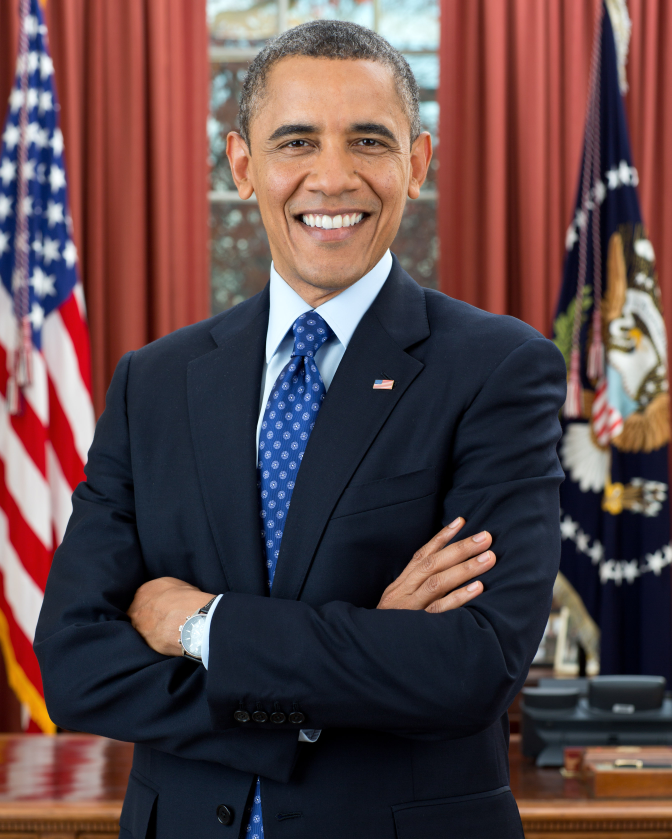
#> input picture test_images/Obama.jpg, 2687 x 3356 px (shown at 1/4 size)
$ jupyter execute --allow-errors personality_celebrity_DL_CNN.ipynb
#> lines starting #> are read from the running program, lines starting #| are printed output that depends on the picture; after the words box and inside, x2 and y2 are one past the last pixel; in counts of white or black regions, pixels touching at a corner belong together
[cell 1]
import tensorflow as tf
from tensorflow.keras import models, layers
import matplotlib.pyplot as plt
import cv2

### 1- Data Preprocessing

[cell 2]
# Read one image with opencv
img=cv2.imread("./test_images/Obama.jpg")
#> img is the input picture: shape (3356, 2687, 3); mean B, G, R 71.7, 70, 92.5
plt.imshow(img)

[cell 3]
# convert this image into grayscale
gray = cv2.cvtColor(img,cv2.COLOR_BGR2GRAY)
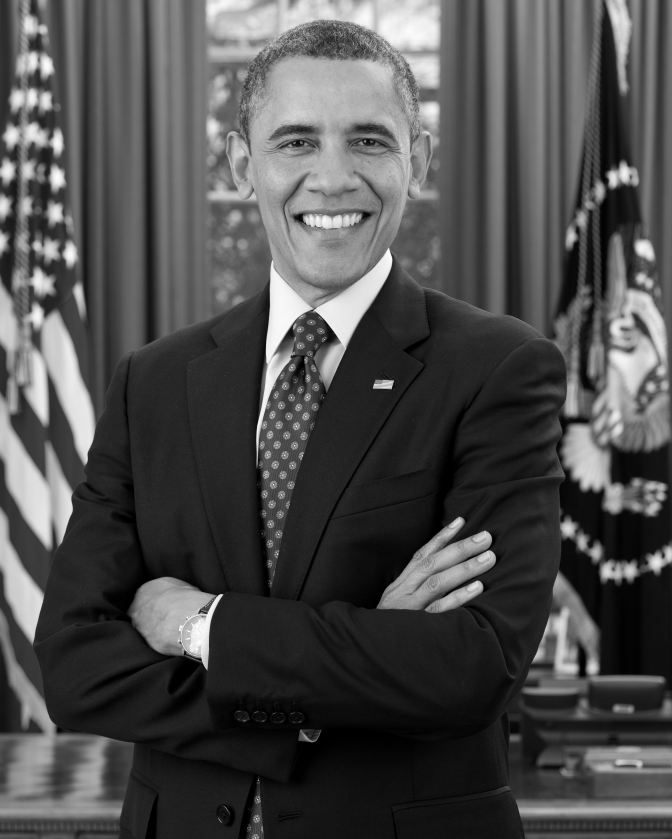
#> gray: shape (3356, 2687) (shown at 1/4 size); min 0, max 255, mean 76.9
plt.imshow(gray, cmap='gray')

[cell 4]
gray.shape
#> Out = (3356, 2687)

[cell 5]
#detect face and eyes using Haar Cascade Classifier
face_cascade= cv2.CascadeClassifier('./opencv/haarcascades/haarcascade_frontalface_default.xml')
eye_cascade=cv2.CascadeClassifier('./opencv/haarcascades/haarcascade_eye.xml')
faces= face_cascade.detectMultiScale(gray, 1.5, 5)
#> faces = [[889, 188, 923, 923]]
faces  #this var return the x, y, width and heigh of the gray image
#> Out = [[889, 188, 923, 923]]

[cell 6]
#show values of X, y, width and heigh
[x, y, w, h]= faces[0]
#> x = 889; y = 188; w = 923; h = 923
x, y, w, h
#> Out = (889, 188, 923, 923)

[cell 7]
# draw a rectangle and put the cropped face in it
face_img = cv2.rectangle(img, (x, y), (x+w, y+h), (255, 0, 0), 2)
plt.imshow(face_img)

[cell 8]
# detect face and eyes
cv2.destroyAllWindows()
for (x,y,w,h) in faces:
    face_img = cv2.rectangle(img,(x,y),(x+w,y+h),(255,0,0),1)
    roi_gray = gray[y:y+h, x:x+w]
    roi_color = face_img[y:y+h, x:x+w]
    eyes = eye_cascade.detectMultiScale(roi_gray)
    for (ex,ey,ew,eh) in eyes:
        cv2.rectangle(roi_color,(ex,ey),(ex+ew,ey+eh),(255,0,0),2)
#> this loop made 1 pass
#> pass 1, `roi_gray = gray[y:y+h, x:x+w]`:
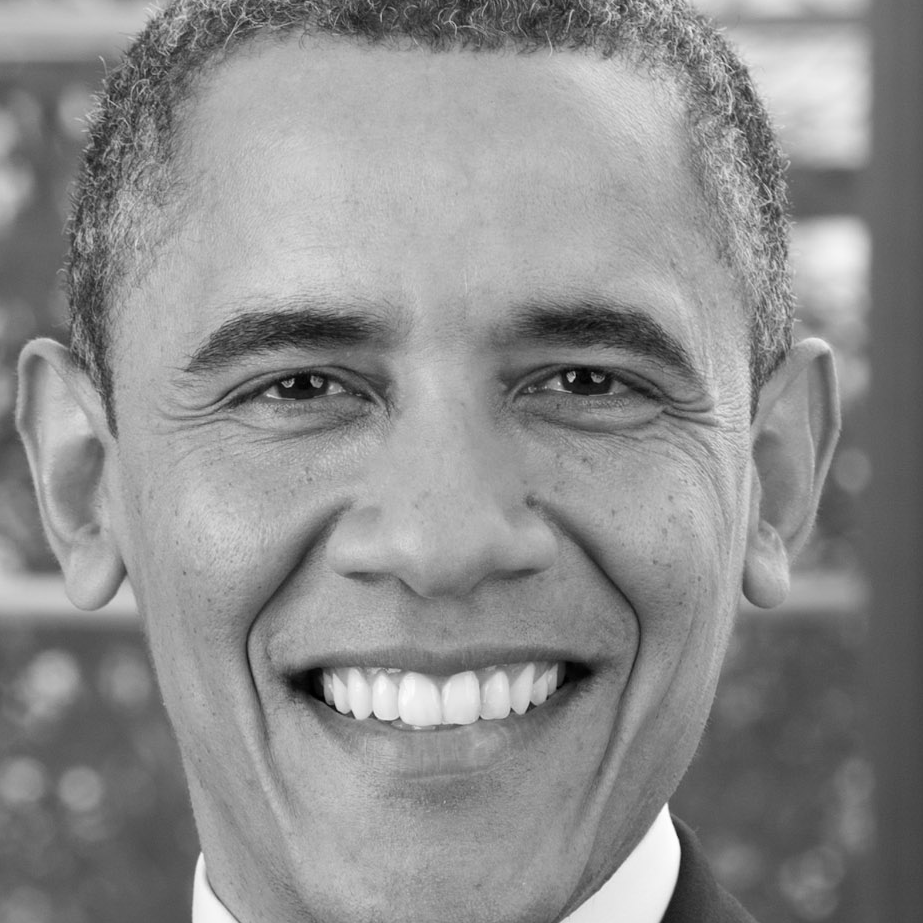
#> roi_gray: shape (923, 923); min 0, max 254, mean 140.9
#> pass 1, `roi_color = face_img[y:y+h, x:x+w]`:
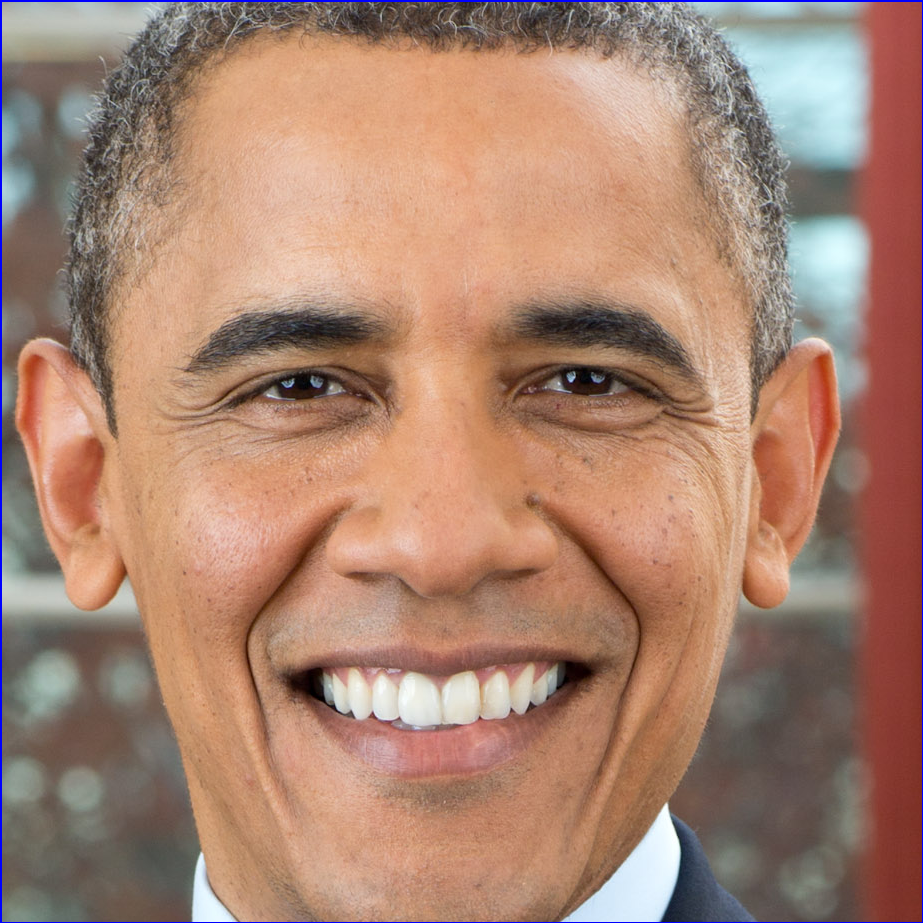
#> roi_color: shape (923, 923, 3); mean B, G, R 113.1, 131.3, 168.3
#> after the loop:
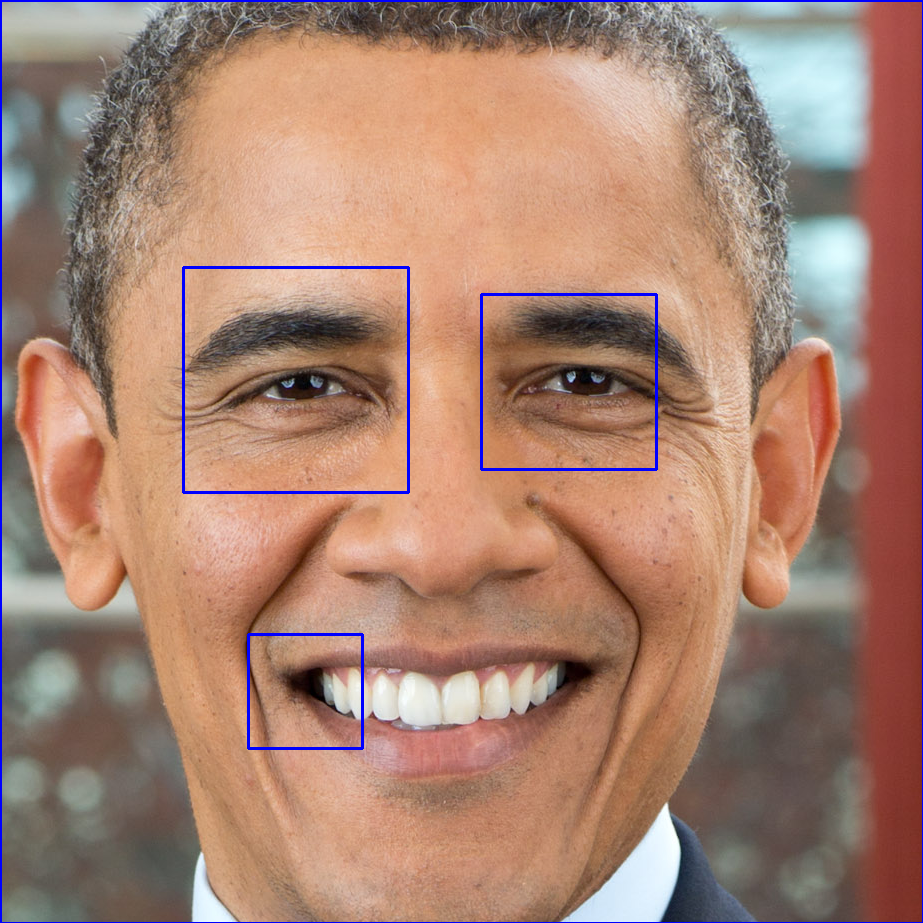
#> roi_color: shape (923, 923, 3); 0.72% of pixels changed, all inside (x1, y1, x2, y2) = (182, 266, 658, 750)


plt.figure()
plt.imshow(face_img, cmap='gray')
plt.show()

[cell 9]
plt.imshow(roi_gray, cmap='gray')

[cell 10]
def get_cropped_img_2_eyes(image_path):
    img = cv2.imread(image_path)

    if img is None:
        print("Failed to read the image:", image_path)
        return None

    gray = cv2.cvtColor(img, cv2.COLOR_BGR2GRAY)

    if gray is None:
        print("Failed to convert image to grayscale:", image_path)
        return None

    # Rest of your code...
    faces= face_cascade.detectMultiScale(gray, 1.5, 3)
    for x, y, w, h in faces:
        roi_gray = gray[y:y+h, x:x+w]
        roi_color = img[y:y+h, x:x+w]
        eyes = eye_cascade.detectMultiScale(roi_gray)
        if len(eyes)>=2:
            return roi_color

[cell 11]
path_to_data="./datasets/"
path_to_cr_data="./datasets/cropped_data/"

[cell 12]
import os
img_dirs= []
#scan dataset directory
for entry in os.scandir(path_to_data):
    if entry.is_dir():
        img_dirs.append(entry.path)
#> pass 2 of the loop `for entry in os.scandir(path_to_data):`:

[cell 13]
img_dirs

[cell 14]
import shutil
# After fiding subdirectories, out them into the new cropped_data folder
if os.path.exists(path_to_cr_data):
    shutil.rmtree(path_to_cr_data)
os.mkdir(path_to_cr_data)

[cell 15]
cropped_img_dirs= []
celebrity_file_names_dict= {}
for img_dir in img_dirs:
    count=1
    celebrity_name= img_dir.split('/')[-1] #take just the name of the file after /
    print( celebrity_name)

    celebrity_file_names_dict[celebrity_name]= []

    for entry in os.scandir(img_dir):
        roi_color=get_cropped_img_2_eyes(entry.path)
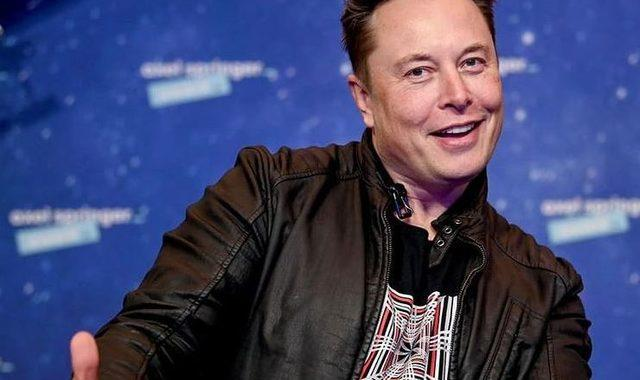
#> input picture datasets/Elon_Musk/12990773-640x380.jpg, 640 x 380 px
#> in get_cropped_img_2_eyes, img is the input picture: shape (380, 640, 3); mean B, G, R 108.9, 69.9, 66.5
#> in get_cropped_img_2_eyes, `gray = cv2.cvtColor(img, cv2.COLOR_BGR2GRAY)`:
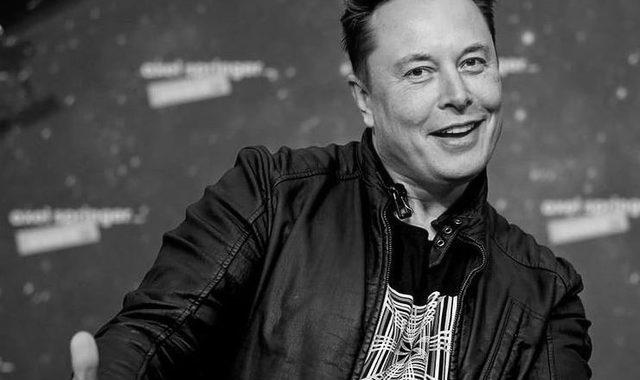
#> gray: shape (380, 640); min 0, max 255, mean 73.3
#> in get_cropped_img_2_eyes, `faces= face_cascade.detectMultiScale(gray, 1.5, 3)`: faces = [[349, 0, 182, 182]]
#> the loop in get_cropped_img_2_eyes, `for x, y, w, h in faces:` made 1 pass
#> (x, y, w, h, eyes) on pass 1: (349, 0, 182, 182, [[104, 45, 35, 35], [48, 52, 38, 38]])
#> pass 1, in get_cropped_img_2_eyes, `roi_gray = gray[y:y+h, x:x+w]`:
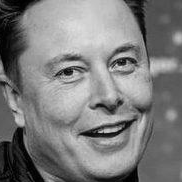
#> roi_gray: shape (182, 182); min 0, max 223, mean 124.4
#> pass 1, in get_cropped_img_2_eyes, `roi_color = img[y:y+h, x:x+w]`:
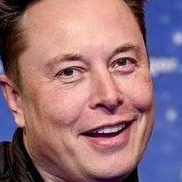
#> roi_color: shape (182, 182, 3); mean B, G, R 122.3, 112.4, 148.8
        if roi_color is not None:
            cropped_folder= path_to_cr_data + celebrity_name
            #if the cropped folder doesn't exist, create it
            if not os.path.exists(cropped_folder):
                os.mkdir(cropped_folder)
                cropped_img_dirs.append(cropped_folder)
                print("GENERATING CROPPED IMAGES IN CROPPEDFOLDER:", cropped_folder)

            cropped_file_name = celebrity_name + str(count) + ".png"
            cropped_file_path = cropped_folder + "/" + cropped_file_name
            #save the image into the cropped_file_path
            cv2.imwrite(cropped_file_path, roi_color)
            celebrity_file_names_dict[celebrity_name].append(cropped_file_path)
            count += 1
#> pass 2 of the loop `for img_dir in img_dirs:`:
#> `count=1`: count = 1
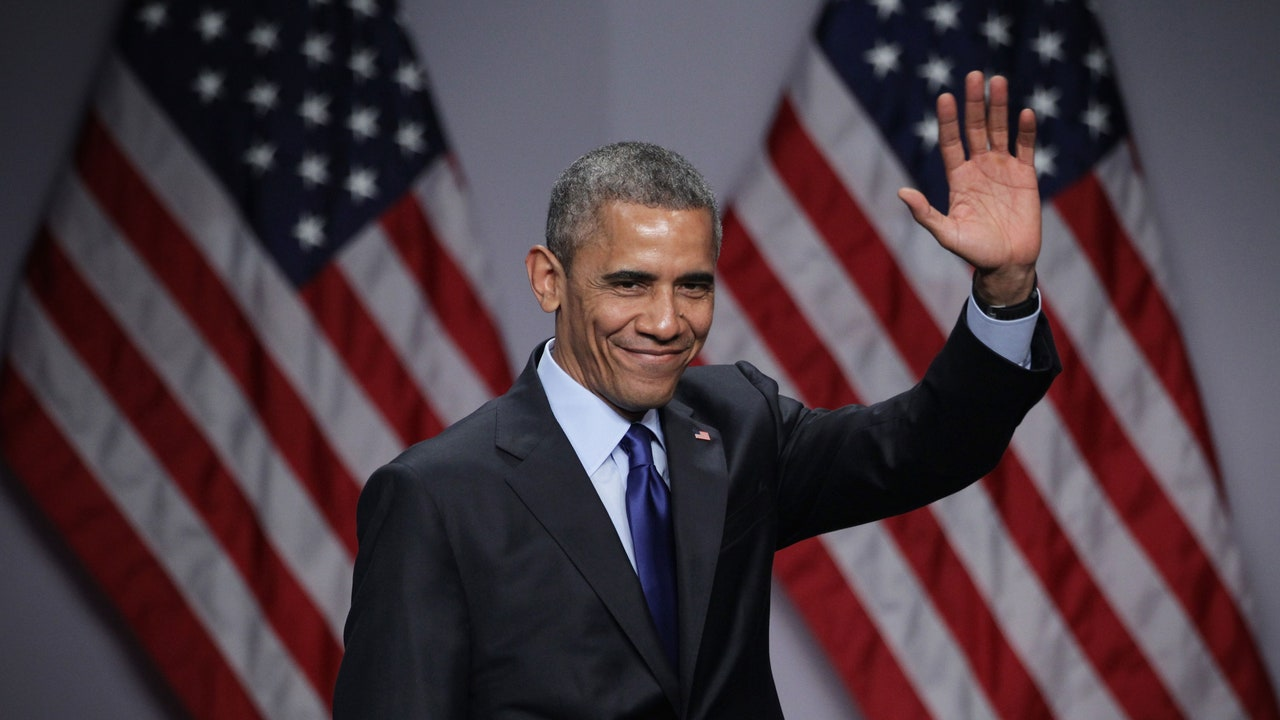
#> input picture datasets/barack_obama/00-lede-barack-obama-five-things.jpg, 1280 x 720 px
#> in get_cropped_img_2_eyes, img is the input picture: shape (720, 1280, 3); mean B, G, R 66.3, 59.1, 75.4
#> the loop in get_cropped_img_2_eyes, `for x, y, w, h in faces:` made 1 pass
#> pass 1, in get_cropped_img_2_eyes (call 3), `roi_gray = gray[y:y+h, x:x+w]`:
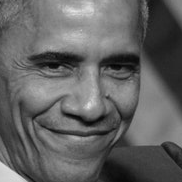
#> roi_gray: shape (182, 182); min 2, max 230, mean 98.7
#> pass 1, in get_cropped_img_2_eyes (call 3), `roi_color = img[y:y+h, x:x+w]`:
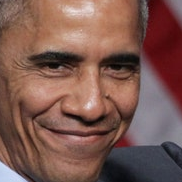
#> roi_color: shape (182, 182, 3); mean B, G, R 80.3, 88.9, 125
#> cropped_file_name = 'barack_obama1.png'
#> `count += 1`: count = 2

[cell 16]
IMAGE_SIZE=273
BATCH_SIZE=16
CHANNEL=3
EPOCHS=10

## preprocess new cropped_data

#> (a cell that did not finish here is left out)

#> (a cell that did not finish here is left out)

#> (a cell that did not finish here is left out)

#> (a cell that did not finish here is left out)

#> (a cell that did not finish here is left out)

### Data Visualization

#> (a cell that did not finish here is left out)

[cell 23]
plt.figure(figsize=(15,15))
#> (the rest of this cell did not finish here and is left out)

### Feature engineering

[cell 24]
#from sklearn.model_selection import train_test_split

[cell 25]
import pywt
def w2d(img, mode='haar', level=1):
#> called with mode = 'db1', level = 5
    imArray = img
    #Datatype conversions
    #convert to grayscale
    imArray = cv2.cvtColor( imArray,cv2.COLOR_RGB2GRAY )
    #convert to float
    imArray =  np.float32(imArray)
    #image normalization
    imArray /= 255;
    # compute coefficients
    #Performs the 2D wavelet decomposition on the normalized image array using the specified wavelet mode and decomposition level. This step computes the wavelet coefficients at different scales.
    coeffs=pywt.wavedec2(imArray, mode, level=level)

    #Process Coefficients
    coeffs_H=list(coeffs)  #Converts the wavelet coefficients to a list format. The coefficients are returned as a tuple by default, and this step allows us to modify the coefficients.
    # Sets the approximation coefficients (the first element in coeffs_H) to zero. This effectively removes the low-frequency components from the image.
    coeffs_H[0] *= 0;

    # reconstruction
    imArray_H=pywt.waverec2(coeffs_H, mode);
    imArray_H *= 255;
    imArray_H =  np.uint8(imArray_H)

    return imArray_H
